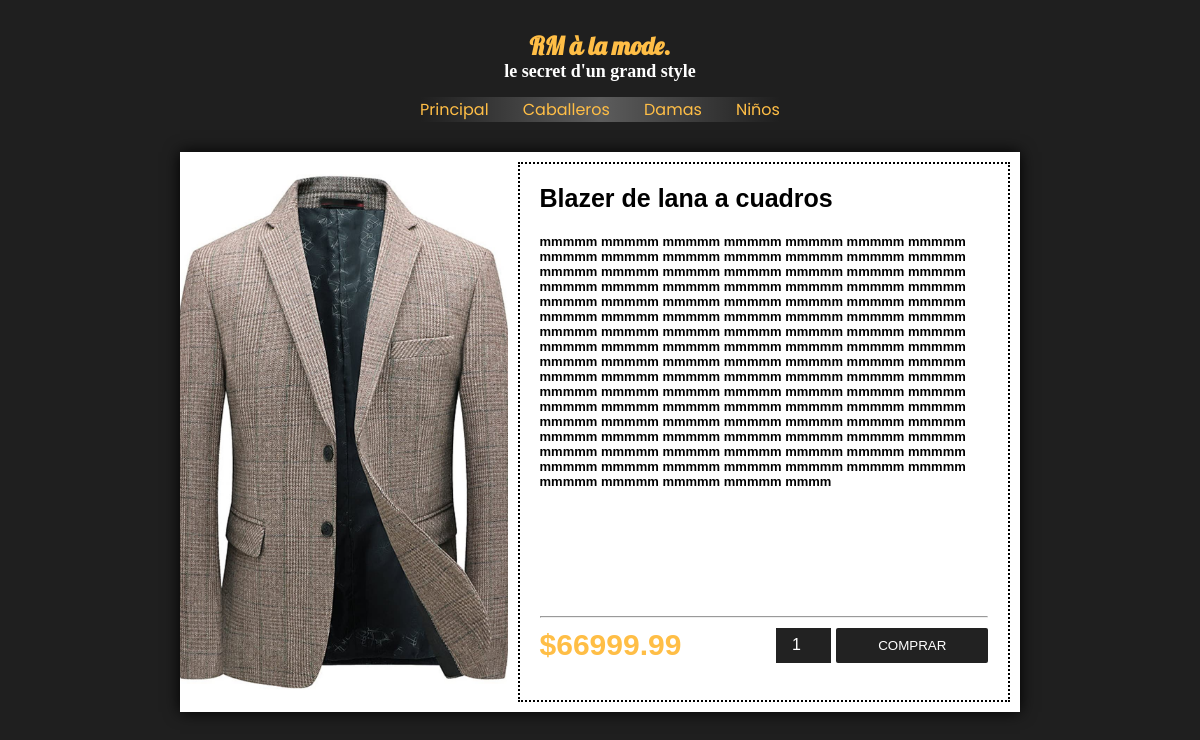
The page /producto.php?prodid=30 on the database its author committed.
### tables this page shows
CREATE TABLE `prendas` (
  `id_prenda` int(11) NOT NULL,
  `nombre` varchar(200) NOT NULL,
  `precio` double NOT NULL,
  `tipo` varchar(15) NOT NULL,
  `imagen` varchar(500) NOT NULL,
  `detalles` varchar(700) NOT NULL,
  `stock` int(11) NOT NULL
);

### producto.php (the view, shortened to what this page needs)
<!DOCTYPE html>
<html lang="es">
<head>
	<link rel="stylesheet" href="CSS/stHeader.css">
	<link rel="stylesheet" href="CSS/stProducto.css">
</head>
<body>
    <?php
        $id = $_GET['userid'];
        $idPrenda = $_GET['prodid'];
        $conn = mysqli_connect("localhost", "root", "", "tienda_de_ropa");
        $sql = 'SELECT nombre, imagen, detalles, precio, stock FROM prendas WHERE id_prenda = '.$idPrenda;
        $ejecutar = mysqli_query($conn, $sql);
        $datos = mysqli_fetch_array($ejecutar);
        $nombrePrenda = $datos['nombre'];
        $imgPrenda = $datos['imagen'];
        $detallesPrenda = $datos['detalles'];
        $precioPrenda = $datos['precio'];
        $stockPrenda = $datos['stock'];
    ?>
	<header>
		<h2>RM à la mode.</h2>
		<h3>le secret d'un grand style</h3>
        <nav>
            <a href="principal.php?userid=<?php echo $id;?>">Principal</a>
            <a href="principal.php?catalogo=1&userid=<?php echo $id;?>">Caballeros</a>
            <a href="principal.php?catalogo=2&userid=<?php echo $id;?>">Damas</a>
            <a href="principal.php?catalogo=3&userid=<?php echo $id;?>">Niños</a>
        </nav>
    </header>
    <div class="cajaProducto">
        <section class="infoProducto">
            <div class="cajaProducto_img" style="background-image: url('<?php echo $imgPrenda; ?>')"></div>
            <div class="cajaProducto_info">
                <h3><?php echo $nombrePrenda; ?></h3>
                <h4><?php echo $detallesPrenda; ?></h4>
                <hr>
                <form class="cajaComprar" action="producto.php?userid=<?php echo $id; ?>&prodid=<?php echo $idPrenda;?>" method="POST">
                    <h5>$<?php echo $precioPrenda; ?></h5>
                    <input type="number" name="cantidad" value=1 min="1" max="<?php echo $stockPrenda; ?>">
                    <input type="submit" name="comprar" value="COMPRAR">
                </form>
            </div>
        </section>
    </div>
</body>
</html>

### CSS/stHeader.css (style rules this page uses)
* { padding: 0; margin: 0; box-sizing: border-box; }
body { background-color: #1f1f1f; }
header { width: 100%; box-sizing: border-box; margin: 30px auto; }
header h2, header h3 { text-align: center; font-family: Cambria, Cochin, Georgia, Times, 'Times New Roman', serif; font-size: 18px; color: #ffbe46; width: 100%; }
header h3 { margin-bottom: 15px; color: #ffffff; }
header h2 { font-size: 25px; font-family: 'Lobster'; transition: 0.6s color ease-in-out; }

### CSS/stProducto.css (style rules this page uses)
header nav { display: flex; justify-content: space-between; width: 30%; margin: auto; background: rgb(255,255,255); background: linear-gradient(90deg, rgba(255,255,255,0) 0%, rgba(255,255,255,0.27494747899159666) 50%, rgba(255,255,255,0) 100%); }
header nav a { color: #ffbe46; transition: 0.2s color ease-in-out; font-family: 'Poppins'; text-decoration: none; }
.cajaProducto { display: flex; align-items: center; }
.cajaProducto .infoProducto { background-color: white; width: 70vw; height: 70vh; margin: auto; box-shadow: 0px 0px 15px black; display: flex; }
.cajaProducto .infoProducto .cajaProducto_img { background-position: center; background-repeat: no-repeat; background-size: cover; width: 40%; height: 100%; }
.cajaProducto .infoProducto .cajaProducto_info { padding: 20px; box-sizing: border-box; width: 60%; border: 2px dotted black; margin: 10px; }
.cajaProducto_info h3 { font-family: 'Lucida Sans', 'Lucida Sans Regular', 'Lucida Grande', 'Lucida Sans Unicode', Geneva, Verdana, sans-serif; font-size: 25px; height: 10%; }
.cajaProducto_info h4 { font-family: 'Lucida Sans', 'Lucida Sans Regular', 'Lucida Grande', 'Lucida Sans Unicode', Geneva, Verdana, sans-serif; font-size: 13px; height: 75%; }
.cajaProducto_info h5 { font-family: 'Gill Sans', 'Gill Sans MT', Calibri, 'Trebuchet MS', sans-serif; color: #ffbe46; font-size: 30px; display: flex; width: 55%; }
.cajaProducto_info hr { margin-top: 10px; margin-bottom: 10px; }
.cajaProducto_info input[type=submit] { background-color: rgb(34, 34, 34); text-decoration: none; font-family: 'Franklin Gothic Medium', 'Arial Narrow', Arial, sans-serif; color: white; box-sizing: border-box; display: flex; padding: 10px; justify-content: center; width: 35%; border-radius: 2px; border: none; outline: none; }
.cajaProducto_info input[type=number] { border: none; outline: none; background-color: rgb(34, 34, 34); color: white; text-align: center; font-family: 'Lucida Sans', 'Lucida Sans Regular', 'Lucida Grande', 'Lucida Sans Unicode', Geneva, Verdana, sans-serif; font-size: 16px; margin-right: 5px; }
.cajaComprar { display: flex; justify-content: space-between; }

### rows shown on the page
prendas: imagen (picture), nombre "Blazer de lana a cuadros", detalles "mmmmm mmmmm mmmmm mmmmm mmmmm mmmmm mmmmm mmmmm mmmmm mmmmm mmmmm mmmmm mmmmm mmmmm mmmmm mmmmm mmmmm mmmmm mmmmm mmmmm mmmmm mmmmm mmmmm mmmmm mmmmm mmmmm mmmmm mmmmm mmmmm mmmmm mmmmm mmmmm mmmmm mmmmm mmmmm mmmmm mmmmm mmmmm mmmmm mmmmm mmmmm mmmmm mmmmm mmmmm mmmmm mmmmm mmmmm mmmmm mmmmm mmmmm mmmmm mmmmm mmmmm mmmmm mmmmm mmmmm mmmmm mmmmm mmmmm mmmmm mmmmm mmmmm mmmmm mmmmm mmmmm mmmmm mmmmm mmmmm mmmmm mmmmm mmmmm mmmmm mmmmm mmmmm mmmmm mmmmm mmmmm mmmmm mmmmm mmmmm mmmmm mmmmm mmmmm mmmmm mmmmm mmmmm mmmmm mmmmm mmmmm mmmmm mmmmm mmmmm mmmmm mmmmm mmmmm mmmmm mmmmm mmmmm mmmmm mmmmm mmmmm mmmmm mmmmm mmmmm mmmmm mmmmm mmmmm mmmmm mmmmm mmmmm mmmmm mmmmm mmmmm mmmmm mmmmm mmmmm mmmm", precio "66999.99"
